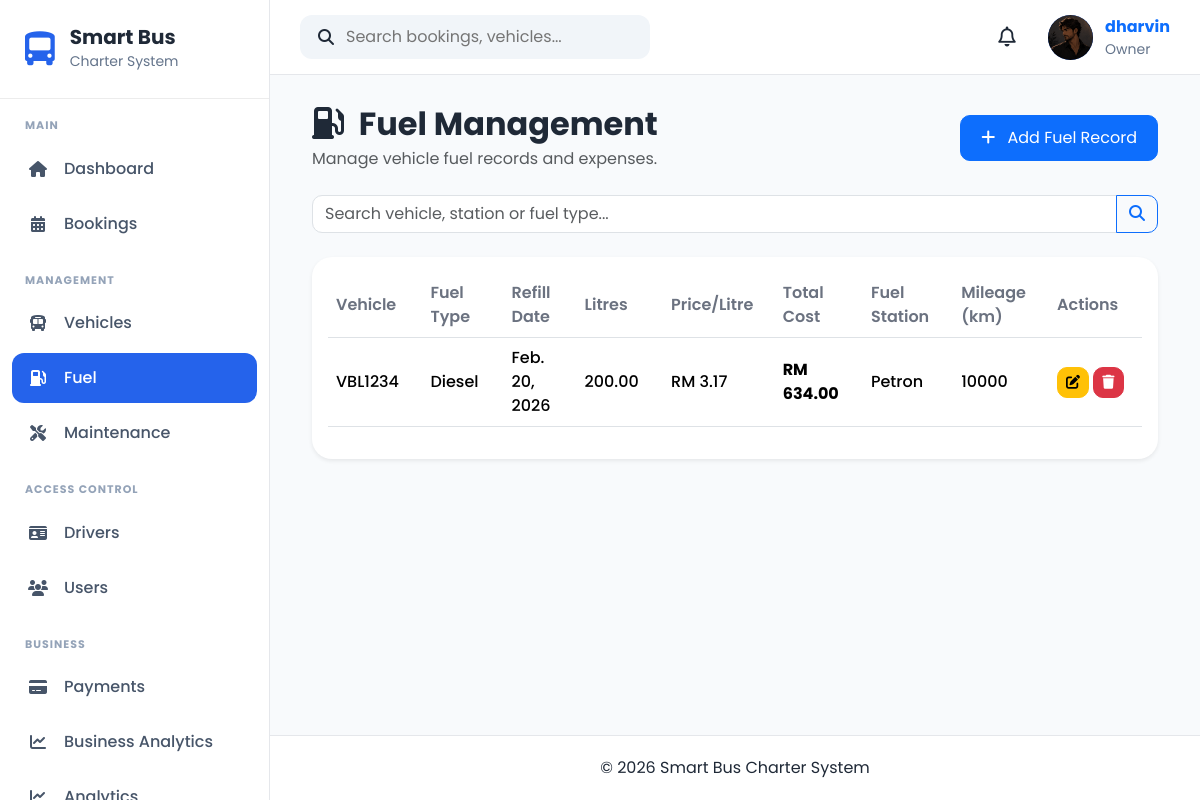
Page /fuel/ (signed in) on the committed database.
### apps/accounts/models.py (models this page shows, shortened)
class UserProfile(models.Model):
    OWNER = "Owner"
    ADMIN = "Admin"
    DRIVER = "Driver"
    CUSTOMER = "Customer"
    ROLE_CHOICES = [
        (OWNER, "Owner"),
        (ADMIN, "Admin"),
        (DRIVER, "Driver"),
        (CUSTOMER, "Customer"),
    ]
    GENDER_CHOICES = [
        ("Male", "Male"),
        ("Female", "Female"),
        ("Other", "Other"),
    ]
    user = models.OneToOneField(
        User,
        on_delete=models.CASCADE,
        related_name="profile"
    )
    role = models.CharField(
        max_length=20,
        choices=ROLE_CHOICES,
        default=CUSTOMER
    )
    phone = models.CharField(
        max_length=20,
        blank=True
    )
    address = models.TextField(
        blank=True
    )
    city = models.CharField(
        max_length=100,
        blank=True
    )
    state = models.CharField(
        max_length=100,
        blank=True
    )
    postcode = models.CharField(
        max_length=20,
        blank=True
    )
    country = models.CharField(
        max_length=100,
        default="Malaysia"
    )
    gender = models.CharField(
        max_length=10,
        choices=GENDER_CHOICES,
        blank=True
    )
    profile_picture = models.ImageField(
        upload_to="profile_pictures/",
        blank=True,
        null=True
    )
    must_change_password = models.BooleanField(default=False)
    created_at = models.DateTimeField(
        auto_now_add=True
    )
    updated_at = models.DateTimeField(
        auto_now=True
    )

### apps/fuel/models.py (models this page shows, shortened)
class Fuel(models.Model):
    FUEL_TYPE_CHOICES = [
        ("Diesel", "Diesel"),
        ("Petrol", "Petrol"),
    ]
    vehicle = models.ForeignKey(
        Vehicle,
        on_delete=models.CASCADE,
        related_name="fuel_records",
    )
    fuel_type = models.CharField(
        max_length=20,
        choices=FUEL_TYPE_CHOICES,
    )
    refill_date = models.DateField()
    litres = models.DecimalField(
        max_digits=8,
        decimal_places=2,
    )
    price_per_litre = models.DecimalField(
        max_digits=8,
        decimal_places=2,
    )
    total_cost = models.DecimalField(
        max_digits=10,
        decimal_places=2,
    )
    fuel_station = models.CharField(
        max_length=150,
    )
    mileage = models.PositiveIntegerField(
        help_text="Vehicle mileage during refill (km)"
    )
    remarks = models.TextField(
        blank=True,
    )
    created_at = models.DateTimeField(
        default=timezone.now,
    )
    updated_at = models.DateTimeField(
        auto_now=True,
    )
    class Meta:
        ordering = [
            "-refill_date",
            "-created_at",
        ]

### apps/vehicles/models.py (models this page shows, shortened)
class Vehicle(models.Model):
    STATUS_CHOICES = [
        ("Available", "Available"),
        ("Booked", "Booked"),
        ("Maintenance", "Maintenance"),
        ("Inactive", "Inactive"),
    ]
    BUS_TYPE_CHOICES = [
        ("Mini Bus", "Mini Bus"),
        ("Standard Bus", "Standard Bus"),
        ("VIP Coach", "VIP Coach"),
    ]
    registration_number = models.CharField(
        max_length=20,
        unique=True
    )
    vehicle_name = models.CharField(
        max_length=100
    )
    bus_type = models.CharField(
        max_length=30,
        choices=BUS_TYPE_CHOICES
    )
    seat_capacity = models.PositiveIntegerField()
    manufacture_year = models.PositiveIntegerField()
    insurance_expiry = models.DateField()
    road_tax_expiry = models.DateField()
    status = models.CharField(
        max_length=20,
        choices=STATUS_CHOICES,
        default="Available"
    )
    image = models.ImageField(
        upload_to="vehicles/",
        blank=True,
        null=True
    )
    created_at = models.DateTimeField(auto_now_add=True)
    updated_at = models.DateTimeField(auto_now=True)

### apps/fuel/views.py (the view)
def fuel_list(request):
    search = request.GET.get("search", "")
    fuels = Fuel.objects.select_related(
        "vehicle"
    ).order_by("-refill_date")
    if search:
        fuels = fuels.filter(
            Q(vehicle__registration_number__icontains=search) |
            Q(fuel_station__icontains=search) |
            Q(fuel_type__icontains=search)
        )
    paginator = Paginator(fuels, 10)
    page_number = request.GET.get("page")
    page_obj = paginator.get_page(page_number)
    return render(
        request,
        "fuel/fuel_list.html",
        {
            "page_obj": page_obj,
            "fuels": page_obj,
            "search": search,
            "is_paginated": page_obj.has_other_pages(),
        }
    )

### apps/accounts/context_processors.py (called while the page is built)
def user_role(request):
    role = None
    if request.user.is_authenticated:
        try:
            role = request.user.profile.role
        except Exception:
            role = None
    return {
        "user_role": role
    }

### apps/notifications/context_processors.py (called while the page is built)
def notification_context(request):
    if not request.user.is_authenticated:
        return {}
    notifications = (
        NotificationRecipient.objects
        .filter(user=request.user)
        .select_related("notification")
        .order_by("-notification__created_at")[:5]
    )
    unread_count = (
        NotificationRecipient.objects
        .filter(
            user=request.user,
            is_read=False
        )
        .count()
    )
    return {
        "navbar_notifications": notifications,
        "unread_notifications": unread_count,
    }

### templates/fuel/fuel_list.html (shortened to what this page needs)
{% extends "crud/base_list.html" %}
{% block header_title %}
<i class="fas fa-gas-pump me-2"></i>
Fuel Management
{% endblock %}
{% block header_subtitle %}
Manage vehicle fuel records and expenses.
{% endblock %}
{% block add_button %}
<a href="{% url 'fuel:fuel_create' %}" class="btn btn-primary">
    <i class="fas fa-plus me-2"></i>
    Add Fuel Record
</a>
{% endblock %}
{% block search %}
<form method="GET" class="mb-4">
    <div class="input-group">
        <input
            type="text"
            name="search"
            class="form-control"
            placeholder="Search vehicle, station or fuel type..."
            value="{{ search }}">
        <button class="btn btn-outline-primary" type="submit">
            <i class="fas fa-search"></i>
        </button>
    </div>
</form>
{% endblock %}
{% block table %}
<table class="table table-hover align-middle">
    <thead>
        <tr>
            <th>Vehicle</th>
            <th>Fuel Type</th>
            <th>Refill Date</th>
            <th>Litres</th>
            <th>Price/Litre</th>
            <th>Total Cost</th>
            <th>Fuel Station</th>
            <th>Mileage (km)</th>
            <th width="170">Actions</th>
        </tr>
    </thead>
    <tbody>
    {% for fuel in fuels %}
        <tr>
            <td>{{ fuel.vehicle.registration_number }}</td>
            <td>{{ fuel.fuel_type }}</td>
            <td>{{ fuel.refill_date }}</td>
            <td>{{ fuel.litres }}</td>
            <td>RM {{ fuel.price_per_litre }}</td>
            <td>
                <strong>RM {{ fuel.total_cost }}</strong>
            </td>
            <td>{{ fuel.fuel_station }}</td>
            <td>{{ fuel.mileage }}</td>
            <td>
                <a href="{% url 'fuel:fuel_update' fuel.pk %}"
                   class="btn btn-warning btn-sm">
                    <i class="fas fa-edit"></i>
                </a>
                <a href="{% url 'fuel:fuel_delete' fuel.pk %}"
                   class="btn btn-danger btn-sm">
                    <i class="fas fa-trash"></i>
                </a>
            </td>
        </tr>
    {% endfor %}
    </tbody>
</table>
{% endblock %}

### templates/components/navbar.html (shortened to what this page needs)
{% load static %}
<nav class="navbar-custom">
    <div class="navbar-left">
        <div class="search-box">
            <i class="fa-solid fa-magnifying-glass"></i>
            <input
                type="text"
                placeholder="Search bookings, vehicles..."
            >
        </div>
    </div>
    <div class="navbar-right">
            <div class="notification-icon">
                <button
                    class="notification-btn"
                    id = "notificationBtn">
                    <i class="fa-regular fa-bell"></i>
                </button>
            </div>
        <a href="{% url 'accounts:profile' %}" class="profile-link">
            <div class="profile-menu">
                {% if request.user.profile.profile_picture %}
                    <img
                        src="{{ request.user.profile.profile_picture.url }}"
                        alt="Profile Picture"
                        class="profile-avatar profile-image"
                    >
                {% else %}
                    <div class="profile-avatar">
                        {{ request.user.username|first|upper }}
                    </div>
                {% endif %}
                <div class="profile-info">
                    <strong>{{ request.user.username }}</strong>
                    <small>
                        {{ request.user.profile.role|default:"User" }}
                    </small>
                </div>
            </div>
        </a>
    </div>
</nav>

### static/css/base.css (style rules this page uses)
* { margin:0; padding:0; box-sizing:border-box; font-family:'Poppins',sans-serif; }
body { background:#F8FAFC; color:#1F2937; overflow-x:hidden; }
a { text-decoration:none; }

### static/css/layout.css (style rules this page uses)
.navbar-custom { height:75px; background:#ffffff; display:flex; justify-content:space-between; align-items:center; padding:0 30px; border-bottom:1px solid #E5E7EB; }
.navbar-left { display:flex; align-items:center; gap:20px; }
.search-box { display:flex; align-items:center; gap:12px; background:#F1F5F9; padding:10px 18px; border-radius:12px; width:350px; }
.search-box input { border:none; background:none; width:100%; outline:none; }
.navbar-right { display:flex; align-items:center; gap:20px; }
.notification-btn { position:relative; width:42px; height:42px; border:none; border-radius:50%; background:#fff; display:flex; justify-content:center; align-items:center; cursor:pointer; z-index:2000; }
.notification-icon { position:relative; z-index:2000; }
.profile-menu { display:flex; align-items:center; gap:12px; }
.profile-avatar { width:45px; height:45px; background:#2563EB; color:white; border-radius:50%; display:flex; justify-content:center; align-items:center; font-weight:700; }
.profile-info { display:flex; flex-direction:column; }
.profile-info small { color:#64748B; }

### static/css/components.css (style rules this page uses)
.notification-btn i { font-size:20px; color:#1f2937; }

### static/css/crud.css (style rules this page uses)
.table thead { background:#0d6efd; color:white; }
.table th { vertical-align:middle; }
.table td { vertical-align:middle; }
.btn { border-radius:10px; }
.form-control, .form-select { border-radius:10px; }

### static/css/profile.css (style rules this page uses)
.table th { width:220px; color:#6b7280; font-weight:600; }
.table td { font-weight:500; }
.btn-primary { border-radius:10px; padding:10px 20px; }

### rows in the picture
Fuel: vehicle.registration_number "VBL1234", fuel_type "Diesel", refill_date "Feb. 20, 2026", litres "200.00", price_per_litre "3.17", total_cost "634.00", fuel_station "Petron", mileage "10000"

### other values in the picture
{{ request.user.username }} "dharvin"
{{ request.user.profile.role|default:"User" }} "Owner"
